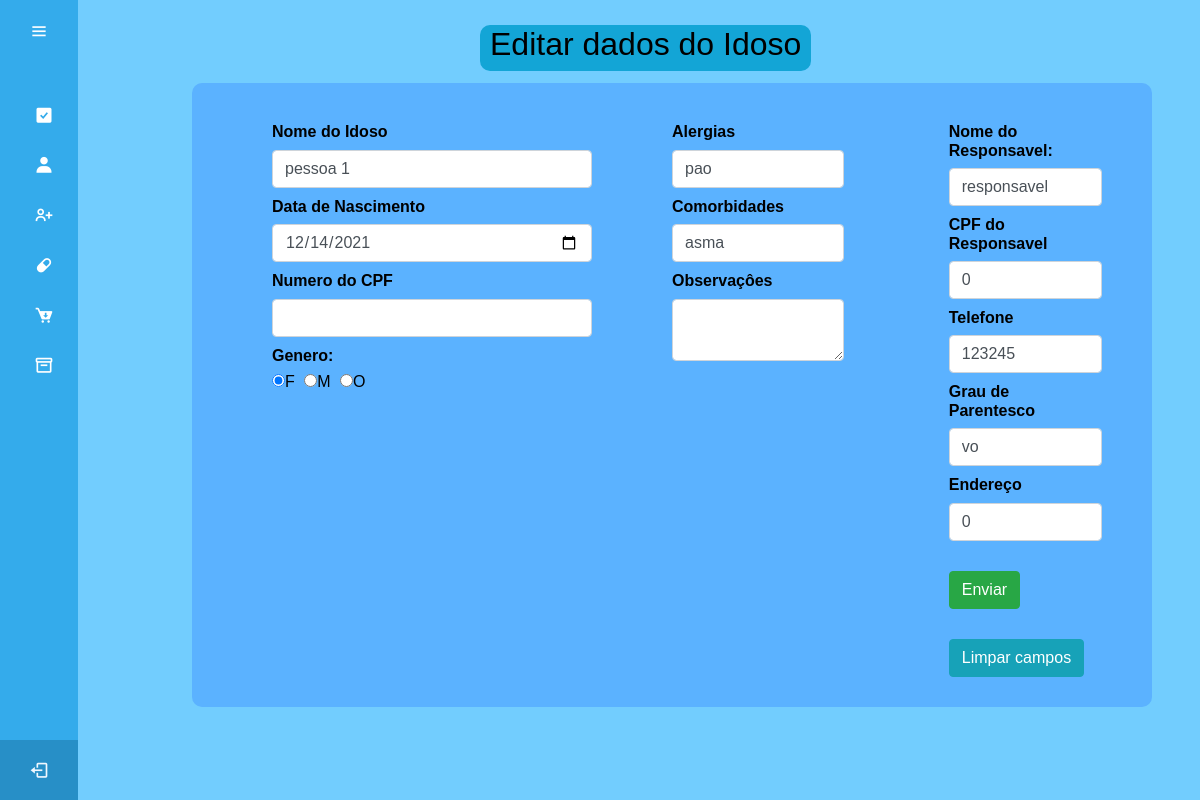
The app's page /editar_idoso.php?ididoso=1 with its own data.
### tables this page shows
CREATE TABLE IF NOT EXISTS `idosos` (
  `ididoso` int(11) NOT NULL AUTO_INCREMENT,
  `nome_idoso` varchar(50) NOT NULL,
  `nascimento` date DEFAULT NULL,
  `genero` char(1) NOT NULL DEFAULT '',
  `alergia` varchar(50) NOT NULL,
  `comorbidade` varchar(50) NOT NULL,
  `obs_idoso` varchar(50) DEFAULT NULL,
  `cpf_idoso` varchar(50) NOT NULL DEFAULT '0',
  `nome_resp` varchar(50) NOT NULL,
  `telefone_resp` varchar(50) NOT NULL DEFAULT '0',
  `cpf_resp` varchar(50) NOT NULL DEFAULT '0',
  `parentesco` varchar(50) NOT NULL,
  `endereco_resp` varchar(50) NOT NULL,
  PRIMARY KEY (`ididoso`)
);

### editar_idoso.php (the view, shortened to what this page needs)
<!DOCTYPE html>
<html>
<head>
    <link rel="stylesheet" href="css/cadastro.css">
</head>
<body>
    <div id="titulo1" class="titulo">
        <h2>Editar dados do Idoso</h2>
    </div>
    <?php
    include('conexao.php');
    $ididoso = $_GET['ididoso'];
    $sql = "SELECT * FROM idosos WHERE ididoso=$ididoso";
    $rs = mysqli_query($con, $sql);
    $linha = mysqli_fetch_array($rs);
    ?>
    <div id="cad-idoso-conteiner">
        <div class="idoso">
            <form action="editar_idoso.php?ididoso=<?php echo $ididoso ?>" method="POST">
                <div class="idoso1">
                    <label>Nome do Idoso</label> <input class='form-control' value="<?php echo $linha['nome_idoso']; ?> " type="text" name="nome_idoso">
                    <label>Data de Nascimento</label><br> <input class='form-control' value="<?php echo $linha['nascimento']; ?>" type="date" size="25" placeholder="__/__/____" name="nascimento">
                    <label>Numero do CPF</label> <br><input class='form-control' value="<?php echo $linha['cpf']; ?>" type="text" name="cpf">
                    <?php
                    $genM = ($linha['genero'] == 'M') ? "checked" : "";
                    $genF = ($linha['genero'] == 'F') ? "checked" : "";
                    $genO = ($linha['genero'] == 'O') ? "checked" : "";
                    ?>
                    <label>Genero:</label><br>
                    <div class="radio">
                        <input type="radio" name="genero" value="F" <?php echo $genF; ?>>F
                    </div>
                    <div class="radio"><input type="radio" name="genero" value="M" <?php echo $genM; ?>>M</div>
                    <div class="radio"><input type="radio" name="genero" value="O" <?php echo $genO; ?>>O</div>
                </div>
        </div>
        <div class="idoso2">
            <label>Alergias</label><br> <input class='form-control' value="<?php echo $linha['alergia']; ?>" type="text" name="alergia">
            <label>Comorbidades</label> <input class='form-control' value="<?php echo $linha['comorbidade']; ?>" type="text" name="comorbidade">
            <label>Observaçôes</label> <textarea class='form-control' value="<?php echo $linha['obs_idoso']; ?>" type="textarea " name="obs_idoso"></textarea>
        </div>
        <div class="resp">
            <label>Nome do Responsavel:</label><input class='form-control' value="<?php echo $linha['nome_resp']; ?>" type="text" name="nomeresp">
            <label>CPF do Responsavel</label><input class='form-control' value="<?php echo $linha['cpf_resp']; ?>" type="text" name="cpf_resp">
            <label>Telefone</label><br><input class='form-control' value="<?php echo $linha['telefone_resp']; ?>" type="text" name="telefoneresp">
            <label>Grau de Parentesco</label><input class='form-control' value="<?php echo $linha['parentesco']; ?>" type="text" name="parentesco">
            <label>Endereço</label><br><input class='form-control' value="<?php echo $linha['endereco_resp']; ?>" type="text" name="enderecoresp">
            <input id="botao" onclick="myFunction()" class='btn btn-success' type="submit" value="Enviar" name="editar" />
            <input id="botao" class='btn btn-info' type="reset" value="Limpar campos" />
        </div>
    </div>
</body>
</html>

### css/cadastro.css (style rules this page uses)
* { margin: 0; padding: 0; box-sizing: border-box; font-family: Helvetica; }
body { background-size: cover; margin-left: 170px; }
#cad-idoso-conteiner { background-color: #5bb2ff; display: flex; width: 80%; height: 75%; border-radius: 10px; margin-left: 16%; margin-top: 1%; }
.idoso { margin-left: 10px; }
.idoso1 { margin-top: 10px; margin-bottom: 10px; text-align: left; width: 400px; height: 580px; padding: 20px 70px; margin-left: 0px; padding-right: 10px; }
.idoso2 { margin-top: 10px; margin-bottom: 10px; width: 400px; padding: 20px 70px; text-align: left; padding-right: 5px; margin-right: 30px; }
.resp { margin-top: 10px; margin-bottom: 10px; width: 400px; padding: 20px 70px; margin-right: 10px; text-align: left; padding-right: 40px; }
.radio { border-radius: 10px; display: inline-block; margin-right: 5px; }
#botao { margin-top: 30px; }
label { width: 90%; text-align: left; font-weight: bold; padding-top: 10px; }

### css/navbar.css (style rules this page uses)
* { margin: 0; padding: 0; box-sizing: border-box; font-family: "Poppins" , sans-serif; }
body { position: relative; min-height: 100vh; width: 100%; overflow: hidden; }
.sidebar { position: fixed; top: 0; left: 0; height: 100%; width: 78px; background: #34abeb; padding: 20px 14px; transition: all 0.5s ease; }
.nav_list i { font-size: 20px; }
.sidebar #bnt { position: absolute; color: rgb(255, 255, 255); top: 6px; left: 50%; font-size: 20px; height: 50px; width: 50px; text-align: center; line-height: 50px; transform: translateX(-50%); }
.sidebar ul { margin-top: 20px; }
.sidebar ul li { position: relative; height: 50px; width:100%; margin: 0 5px ; list-style: none; line-height: 50px; text-transform: uppercase; }
.sidebar ul li a { color: #fff; display: flex; align-items: center; text-decoration: none; transition: all 0.4s ease; border-radius: 12px; white-space: nowrap; }
.sidebar ul li i { height: 50px; min-width: 50px; border-radius: 12px; line-height: 50px; text-align: center; }
.sidebar .profile_content { position: absolute; color: #fff; bottom: 0; left: 0; width: 100%; }
.sidebar .profile_content .profile { position: relative; padding: 10px 6px; height: 60px; background: #278fc7; }
.profile #log_out { position: absolute; left: 50%; bottom: 5px; transform: translateX(-50%); min-width: 50px; line-height: 50px; font-size: 20px; border-radius: 12px; text-align: center; opacity: 1; }
.profile a { color: aliceblue; }
a { all: unset; cursor: pointer; }
.titulo { background-color: rgb(19, 165, 214); border-radius: 10px; margin-top: 25px; margin-left: 40%; padding-left: 10px; padding-right: 10px; text-align: center; display: inline-block; }

### records on screen
idosos: nome_idoso "pessoa 1", nascimento "12/14/2021", alergia "pao", comorbidade "asma", nomeresp "responsavel", cpf_resp "0", telefoneresp "123245", parentesco "vo", enderecoresp "0"
